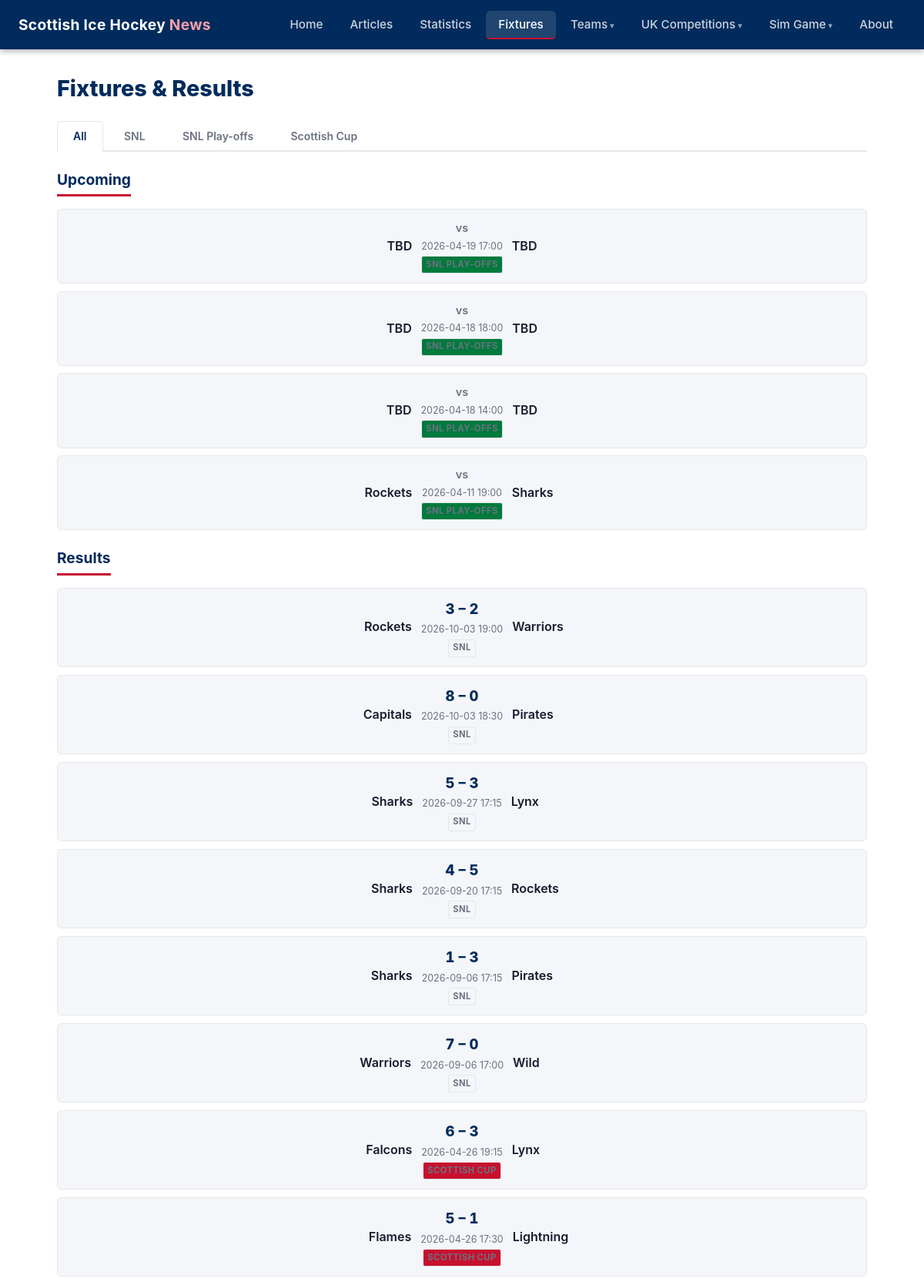
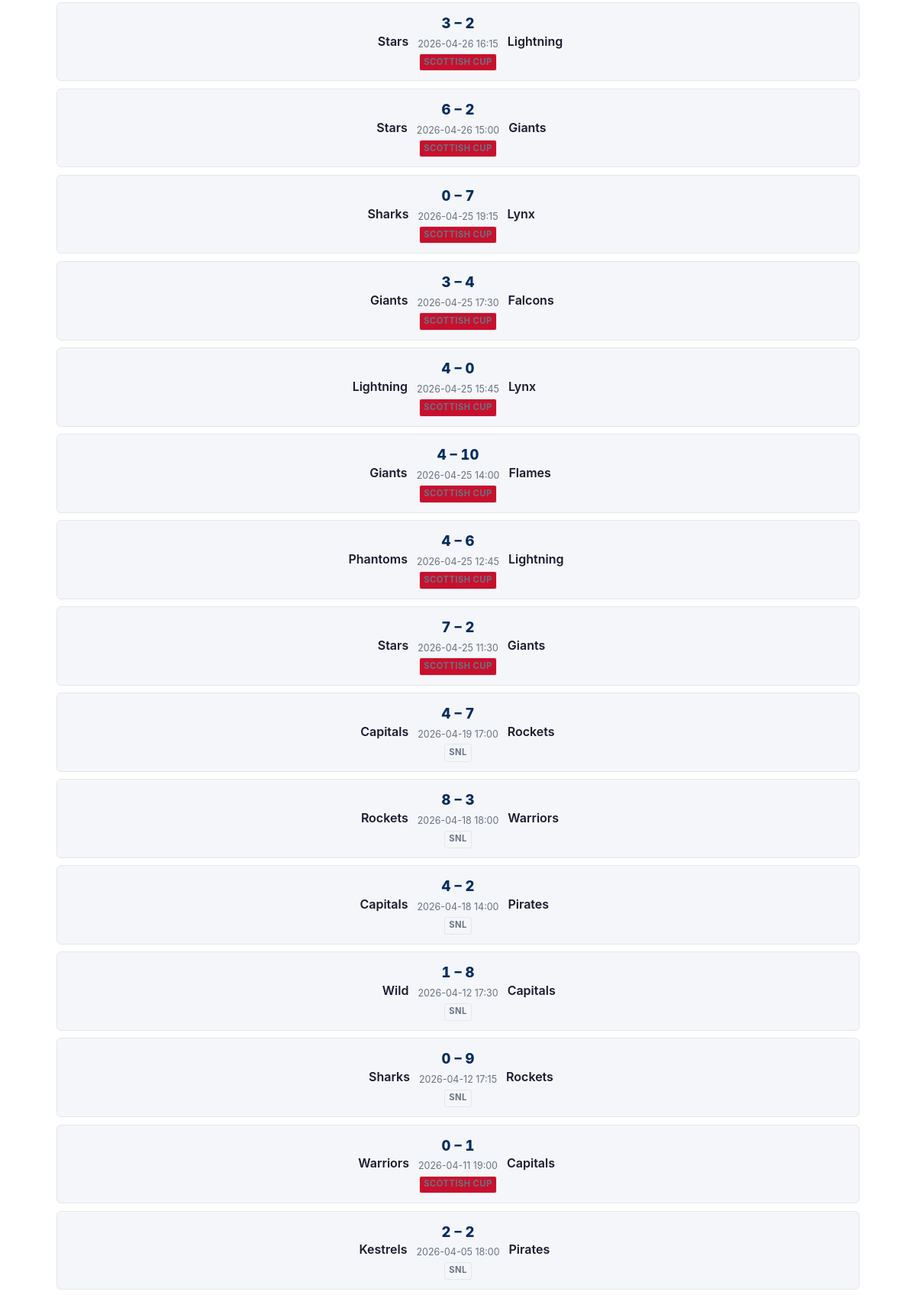
The page /fixtures/ (upper part) on the database its author committed (2 pictures, top to bottom).
### tables this page shows
CREATE TABLE competitions (
            id   INTEGER PRIMARY KEY,
            name TEXT    NOT NULL UNIQUE
        );

CREATE TABLE fixtures (
            event_id       INTEGER PRIMARY KEY,
            competition_id INTEGER NOT NULL REFERENCES competitions(id),
            date           TEXT,
            home_team_id   INTEGER REFERENCES teams(id),
            away_team_id   INTEGER REFERENCES teams(id),
            home_score     INTEGER,
            away_score     INTEGER,
            status         TEXT    NOT NULL DEFAULT 'scheduled',
            scraped_at     TEXT    NOT NULL
        , event_url TEXT, season TEXT NOT NULL DEFAULT '2025-26');

CREATE TABLE teams (
            id   INTEGER PRIMARY KEY,
            slug TEXT    NOT NULL UNIQUE,
            name TEXT    NOT NULL
        );

### web/app.py (the view)
@app.route("/fixtures/")
def fixtures():
    season = request.args.get("season", CURRENT_SEASON)
    if season not in SEASONS:
        season = CURRENT_SEASON
    comp = request.args.get("comp", "all")
    all_fixtures = db_queries.get_all_fixtures(comp, season=season)
    upcoming = [f for f in all_fixtures if f["status"] == "scheduled"]
    results = [f for f in all_fixtures if f["status"] == "final"]
    bracket = None
    bracket_title = None
    if comp == "Scottish Cup" and season == CURRENT_SEASON:
        all_ids = [eid for rd in CUP_BRACKET for leg in rd["matchups"] for eid in leg]
        bracket = _build_cup_bracket(db_queries.get_fixtures_by_ids(all_ids))
        bracket_title = "2025–26 Scottish Cup"
    elif comp == "SNL Play-offs" and season == CURRENT_SEASON:
        all_ids = [eid for rd in PLAYOFFS_BRACKET for leg in rd["matchups"] for eid in leg]
        bracket = _build_cup_bracket(db_queries.get_fixtures_by_ids(all_ids), PLAYOFFS_BRACKET)
        bracket_title = "2025–26 SNL Play-offs"
    return render_template(
        "fixtures.html",
        comp=comp,
        competitions=["all"] + COMPETITIONS,
        season=season,
        seasons=SEASONS,
        upcoming=upcoming,
        results=results,
        bracket=bracket,
        bracket_title=bracket_title,
    )

### web/app.py (called while the page is built)
@app.template_filter("short_name")
def short_name_filter(db_name):
    return TEAM_DISPLAY.get(db_name, {}).get("short", db_name)

### web/db_queries.py (called while the page is built)
def get_connection():
    conn = sqlite3.connect(DB_PATH)
    conn.row_factory = sqlite3.Row
    conn.execute("PRAGMA journal_mode=WAL")
    conn.execute("PRAGMA foreign_keys=ON")
    return conn

def get_all_fixtures(comp_name="all", season=CURRENT_SEASON):
    conn = get_connection()
    try:
        rows = conn.execute(
            """
            SELECT f.event_id, f.date, f.home_score, f.away_score, f.status,
                   ht.name AS home_team, at.name AS away_team,
                   c.name AS competition
            FROM fixtures f
            JOIN teams ht ON ht.id = f.home_team_id
            JOIN teams at ON at.id = f.away_team_id
            JOIN competitions c ON c.id = f.competition_id
            WHERE f.season = ?
              AND (? = 'all' OR c.name = ?)
            ORDER BY f.status ASC,
                     COALESCE(f.date, 'z') DESC,
                     f.event_id DESC
            """,
            (season, comp_name, comp_name),
        ).fetchall()
        return [dict(r) for r in rows]
    finally:
        conn.close()

### web/templates/fixtures.html (shortened to what this page needs)
{% extends "base.html" %}
{% block content %}
<h1 class="page-title">Fixtures &amp; Results</h1>
<div class="comp-tabs">
  {% for c in competitions %}
    <a href="{{ url_for('fixtures', comp=c) }}"
       class="comp-tab {{ 'active' if c == comp else '' }}">
      {{ 'All' if c == 'all' else c }}
    </a>
  {% endfor %}
</div>
{% if not bracket %}
  {% if upcoming %}
    <h2 class="section-title">Upcoming</h2>
    <div class="result-list">
      {% for f in upcoming %}
        <a href="{{ url_for('fixture_preview', event_id=f.event_id) }}" class="result-card-link">
          <div class="result-card">
            <div class="team-home">{{ f.home_team | short_name }}</div>
            <div class="result-card-centre">
              <div class="score upcoming-score">vs</div>
              {% if f.date %}<div class="meta">{{ f.date }}</div>{% endif %}
              {% if comp == 'all' %}
                <div class="meta">
                  <span class="badge {% if f.competition == 'Scottish Cup' %}cup{% elif f.competition == 'SNL Play-offs' %}playoffs{% endif %}">
                    {{ f.competition }}
                  </span>
                </div>
              {% endif %}
            </div>
            <div class="team-away">{{ f.away_team | short_name }}</div>
          </div>
        </a>
      {% endfor %}
    </div>
  {% endif %}
  {% if results %}
    <h2 class="section-title mt-2">Results</h2>
    <div class="result-list">
      {% for f in results %}
        <a href="{{ url_for('event_detail', event_id=f.event_id) }}" class="result-card-link">
          <div class="result-card">
            <div class="team-home">{{ f.home_team | short_name }}</div>
            <div class="result-card-centre">
              <div class="score">{{ f.home_score }} – {{ f.away_score }}</div>
              {% if f.date %}<div class="meta">{{ f.date }}</div>{% endif %}
              {% if comp == 'all' %}
                <div class="meta">
                  <span class="badge {% if f.competition == 'Scottish Cup' %}cup{% elif f.competition == 'SNL Play-offs' %}playoffs{% endif %}">
                    {{ f.competition }}
                  </span>
                </div>
              {% endif %}
            </div>
            <div class="team-away">{{ f.away_team | short_name }}</div>
          </div>
        </a>
      {% endfor %}
    </div>
  {% endif %}
{% endif %}
{% endblock %}

### web/static/css/style.css (style rules this page uses)
:root { --primary: #002B5C; --accent: #C8102E; --bg: #ffffff; --bg-subtle: #f4f6f9; --text: #1a1a2e; --text-muted: #6b7280; --border: #e5e7eb; --nav-height: 64px; --radius: 6px; }
*, *::before, *::after { box-sizing: border-box; margin: 0; padding: 0; }
body { font-family: -apple-system, BlinkMacSystemFont, 'Segoe UI', Roboto, sans-serif; color: var(--text); background: var(--bg); line-height: 1.6; min-height: 100vh; display: flex; flex-direction: column; }
a { color: var(--primary); }
h1, h2, h3 { line-height: 1.3; }
.page-title { font-size: 1.8rem; font-weight: 800; color: var(--primary); margin-bottom: 1.5rem; }
.section-title { font-size: 1.2rem; font-weight: 700; color: var(--primary); margin-bottom: 1rem; padding-bottom: 0.4rem; border-bottom: 3px solid var(--accent); display: inline-block; }
.mt-2 { margin-top: 2rem; }
.result-list { display: flex; flex-direction: column; gap: 0.6rem; }
.result-card-link { text-decoration: none; color: inherit; }
.result-card { background: var(--bg-subtle); border: 1px solid var(--border); border-radius: var(--radius); padding: 0.75rem 1rem; display: grid; grid-template-columns: 1fr auto 1fr; align-items: center; gap: 0.75rem; transition: border-color 0.15s, box-shadow 0.15s; }
.team-home { font-weight: 600; text-align: right; }
.team-away { font-weight: 600; text-align: left; }
.score { font-size: 1.15rem; font-weight: 800; color: var(--primary); text-align: center; min-width: 64px; font-variant-numeric: tabular-nums; }
.upcoming-score { font-size: 0.9rem; font-weight: 600; color: var(--text-muted); }
.result-card-centre { text-align: center; }
.meta { font-size: 0.78rem; color: var(--text-muted); margin-top: 0.15rem; }
.badge { display: inline-block; font-size: 0.72rem; font-weight: 700; padding: 0.15rem 0.45rem; border-radius: 3px; background: var(--primary); color: #fff; letter-spacing: 0.3px; text-transform: uppercase; }
.badge.cup { background: var(--accent); }
.badge.playoffs { background: #007a3d; }
.comp-tabs { display: flex; gap: 0.4rem; border-bottom: 2px solid var(--border); margin-bottom: 1.5rem; }
.comp-tab { padding: 0.5rem 1.25rem; border-radius: var(--radius) var(--radius) 0 0; text-decoration: none; font-weight: 600; font-size: 0.875rem; color: var(--text-muted); border: 1px solid transparent; border-bottom: none; margin-bottom: -2px; transition: color 0.15s; }
.comp-tab.active { background: var(--bg); color: var(--primary); border-color: var(--border); border-bottom-color: var(--bg); }
.mt-2 { margin-top: 1.5rem; }
.badge, .sim-event-badge { display: inline-block; font-size: 0.7rem; font-weight: 700; padding: 0.15em 0.45em; border-radius: 3px; text-transform: uppercase; letter-spacing: 0.04em; white-space: nowrap; }
.badge { background: var(--bg-subtle); color: var(--text-muted); border: 1px solid var(--border); }

### rows shown on the page
competitions: name "SNL"
competitions: name "SNL Play-offs"
competitions: name "Scottish Cup"
fixtures: home_team|short_name "TBD", date "2026-04-19 17:00", competition "SNL PLAY-OFFS", away_team|short_name "TBD"
fixtures: home_team|short_name "TBD", date "2026-04-18 18:00", competition "SNL PLAY-OFFS", away_team|short_name "TBD"
fixtures: home_team|short_name "TBD", date "2026-04-18 14:00", competition "SNL PLAY-OFFS", away_team|short_name "TBD"
fixtures: home_team|short_name "Rockets", date "2026-04-11 19:00", competition "SNL PLAY-OFFS", away_team|short_name "Sharks"
fixtures: home_team|short_name "Rockets", home_score "3", away_score "2", date "2026-10-03 19:00", competition "SNL", away_team|short_name "Warriors"
fixtures: home_team|short_name "Capitals", home_score "8", away_score "0", date "2026-10-03 18:30", competition "SNL", away_team|short_name "Pirates"
fixtures: home_team|short_name "Sharks", home_score "5", away_score "3", date "2026-09-27 17:15", competition "SNL", away_team|short_name "Lynx"
fixtures: home_team|short_name "Sharks", home_score "4", away_score "5", date "2026-09-20 17:15", competition "SNL", away_team|short_name "Rockets"
fixtures: home_team|short_name "Sharks", home_score "1", away_score "3", date "2026-09-06 17:15", competition "SNL", away_team|short_name "Pirates"
fixtures: home_team|short_name "Warriors", home_score "7", away_score "0", date "2026-09-06 17:00", competition "SNL", away_team|short_name "Wild"
fixtures: home_team|short_name "Falcons", home_score "6", away_score "3", date "2026-04-26 19:15", competition "SCOTTISH CUP", away_team|short_name "Lynx"
fixtures: home_team|short_name "Flames", home_score "5", away_score "1", date "2026-04-26 17:30", competition "SCOTTISH CUP", away_team|short_name "Lightning"
fixtures: home_team|short_name "Stars", home_score "3", away_score "2", date "2026-04-26 16:15", competition "SCOTTISH CUP", away_team|short_name "Lightning"
fixtures: home_team|short_name "Stars", home_score "6", away_score "2", date "2026-04-26 15:00", competition "SCOTTISH CUP", away_team|short_name "Giants"
fixtures: home_team|short_name "Sharks", home_score "0", away_score "7", date "2026-04-25 19:15", competition "SCOTTISH CUP", away_team|short_name "Lynx"
fixtures: home_team|short_name "Giants", home_score "3", away_score "4", date "2026-04-25 17:30", competition "SCOTTISH CUP", away_team|short_name "Falcons"
fixtures: home_team|short_name "Lightning", home_score "4", away_score "0", date "2026-04-25 15:45", competition "SCOTTISH CUP", away_team|short_name "Lynx"
fixtures: home_team|short_name "Giants", home_score "4", away_score "10", date "2026-04-25 14:00", competition "SCOTTISH CUP", away_team|short_name "Flames"
fixtures: home_team|short_name "Phantoms", home_score "4", away_score "6", date "2026-04-25 12:45", competition "SCOTTISH CUP", away_team|short_name "Lightning"
fixtures: home_team|short_name "Stars", home_score "7", away_score "2", date "2026-04-25 11:30", competition "SCOTTISH CUP", away_team|short_name "Giants"
fixtures: home_team|short_name "Capitals", home_score "4", away_score "7", date "2026-04-19 17:00", competition "SNL", away_team|short_name "Rockets"
fixtures: home_team|short_name "Rockets", home_score "8", away_score "3", date "2026-04-18 18:00", competition "SNL", away_team|short_name "Warriors"
fixtures: home_team|short_name "Capitals", home_score "4", away_score "2", date "2026-04-18 14:00", competition "SNL", away_team|short_name "Pirates"
fixtures: home_team|short_name "Wild", home_score "1", away_score "8", date "2026-04-12 17:30", competition "SNL", away_team|short_name "Capitals"
fixtures: home_team|short_name "Sharks", home_score "0", away_score "9", date "2026-04-12 17:15", competition "SNL", away_team|short_name "Rockets"
fixtures: home_team|short_name "Warriors", home_score "0", away_score "1", date "2026-04-11 19:00", competition "SCOTTISH CUP", away_team|short_name "Capitals"
fixtures: home_team|short_name "Kestrels", home_score "2", away_score "2", date "2026-04-05 18:00", competition "SNL", away_team|short_name "Pirates"

### other values the page prints
{{ 'All' if c == 'all' else c }} "All"
